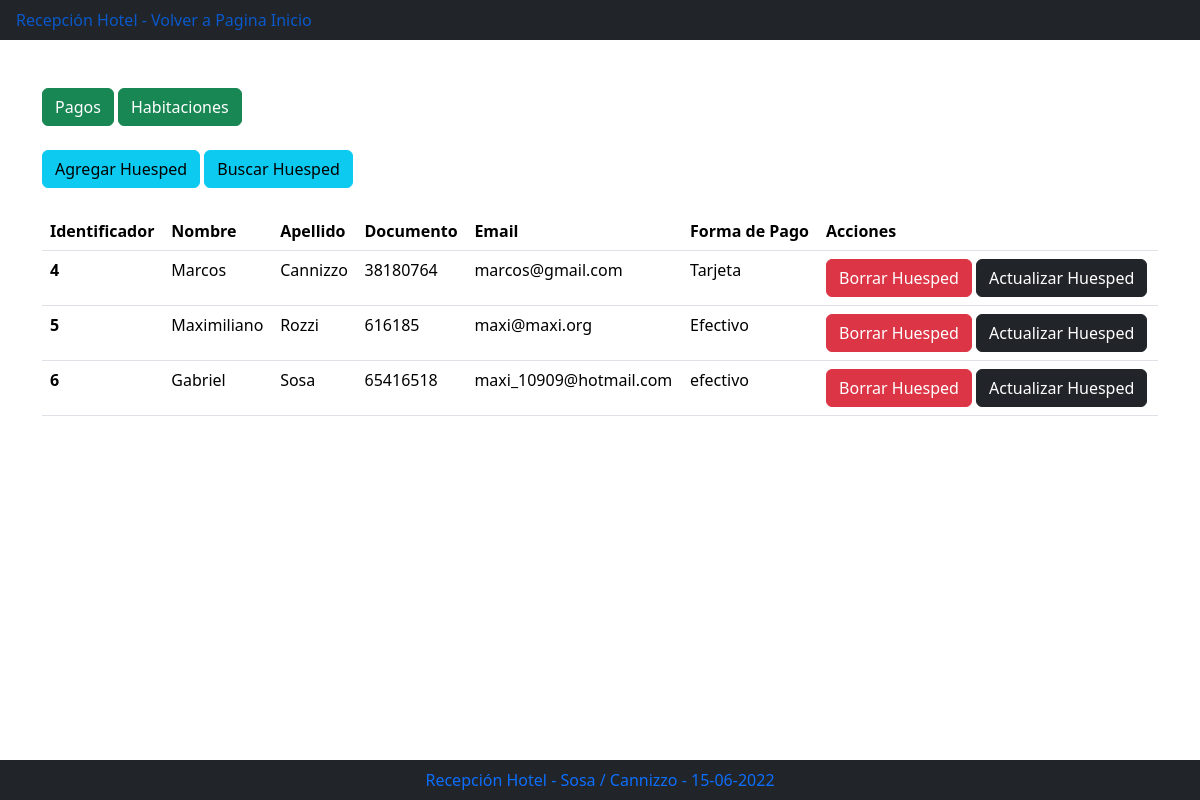
The app's page /, older data.
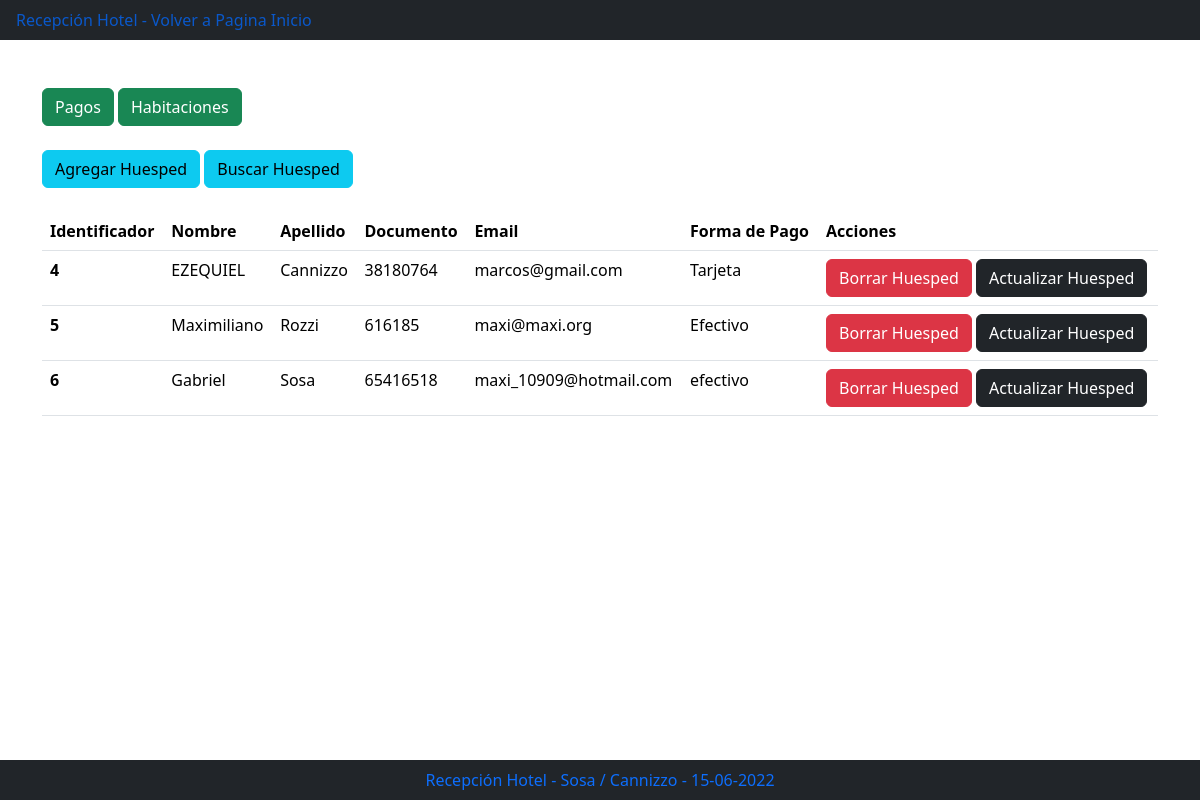
The same page, newer data.
### recepcion/models.py (models this page shows)
class Huesped(models.Model):
    nombre = models.CharField(max_length=100)
    apellido = models.CharField(max_length=100)
    documento = models.IntegerField(default=0)
    email = models.EmailField(max_length=100)
    formadepago = models.CharField(max_length=100)

### recepcion/views.py (the view)
# urls.py: path('', index, name="index"),
def index(request):
    huespedes = Huesped.objects.all()
    template = loader.get_template('recepcion/index.html')
    context = {
        'huespedes': huespedes,
    }
    return HttpResponse(template.render(context, request))

### recepcion/templates/recepcion/index.html (shortened to what this page needs)
{% load bootstrap5 %}
{% bootstrap_css %}
<ul class="nav bg-dark fixed">
    <li class="nav-item">
      <a class="nav-link active" href="{%url  'index' %}"> Recepción Hotel - Volver a Pagina Inicio </a>
    </li>
  </ul>
  <div class="container">
  {% url 'lista_pagos' as lista_pagos_url %}
  {% url 'lista_habitaciones' as lista_habitaciones_url %}
  {% bootstrap_button "Pagos" button_class="btn-success" button_type="link" href=lista_pagos_url %}
  {% bootstrap_button "Habitaciones" button_class="btn-success" button_type="link" href=lista_habitaciones_url %} <br><br>
    <div class="row">
      <div class="col">
        {% url 'cargar_huesped' as cargar_huesped_url %}
        {% url 'buscar_huesped' as buscar_huesped_url %}
        {% url 'actualizarhuesped' as actualizar_huesped_url %}
        {% bootstrap_button "Agregar Huesped" button_class="btn-info" button_type="link" href=cargar_huesped_url %}
        {% bootstrap_button "Buscar Huesped" button_class="btn-info" button_type="link" href=buscar_huesped_url %}
      <div>
    <div>
<br>
    <div class="row">
      <div class="col">
          {% if huespedes %}
          <table class="table">
              <thead>
                  <th scope="col">Identificador</th>
                  <th scope="col">Nombre</th>
                  <th scope="col">Apellido</th>
                  <th scope="col">Documento</th>
                  <th scope="col">Email</th>
                  <th scope="col">Forma de Pago</th>
                  <th scope="col">Acciones</th>
              </thead>
              {% for h in huespedes %}
              <tbody>
                  <tr>
                      <th scope="row">{{h.id}} </th>
                      <td> {{h.nombre}} </td>
                      <td> {{h.apellido}} </td>
                      <td> {{h.documento}} </td>
                      <td> {{h.email}} </td>
                      <td> {{h.formadepago}} </td>
                      <td>
                        {% url 'borrar_huesped' identificador=h.id as borrar_huesped_url %}
                        {% url 'actualizar_huesped' identificador=h.id as actualizar_huesped_url %}
                        {% bootstrap_button "Borrar Huesped" size="sm" button_class="btn-danger" button_type="link" href=borrar_huesped_url %}
                        {% bootstrap_button "Actualizar Huesped" size="sm" button_class="btn-dark" button_type="link" href=actualizar_huesped_url %}
                      </td>
                  </tr>
              </tbody>
              {% endfor %}
          </table>
          {% else %}
              <p><b>No tienes huéspedes cargados</b></p>
          {% endif %}
      </div>
    </div>
  </div>
  <ul class="nav bg-dark fixed-bottom justify-content-center">
    <li class="nav-item">
      <a class="nav-link active" href="{%url  'index' %}"> Recepción Hotel - Sosa / Cannizzo - {% now 'd-m-Y' %}</a>
    </li>
  </ul>

Row changes from the older to the newer data that the page shows:
changed Huesped "Cannizzo": nombre "Marcos" → "EZEQUIEL"
